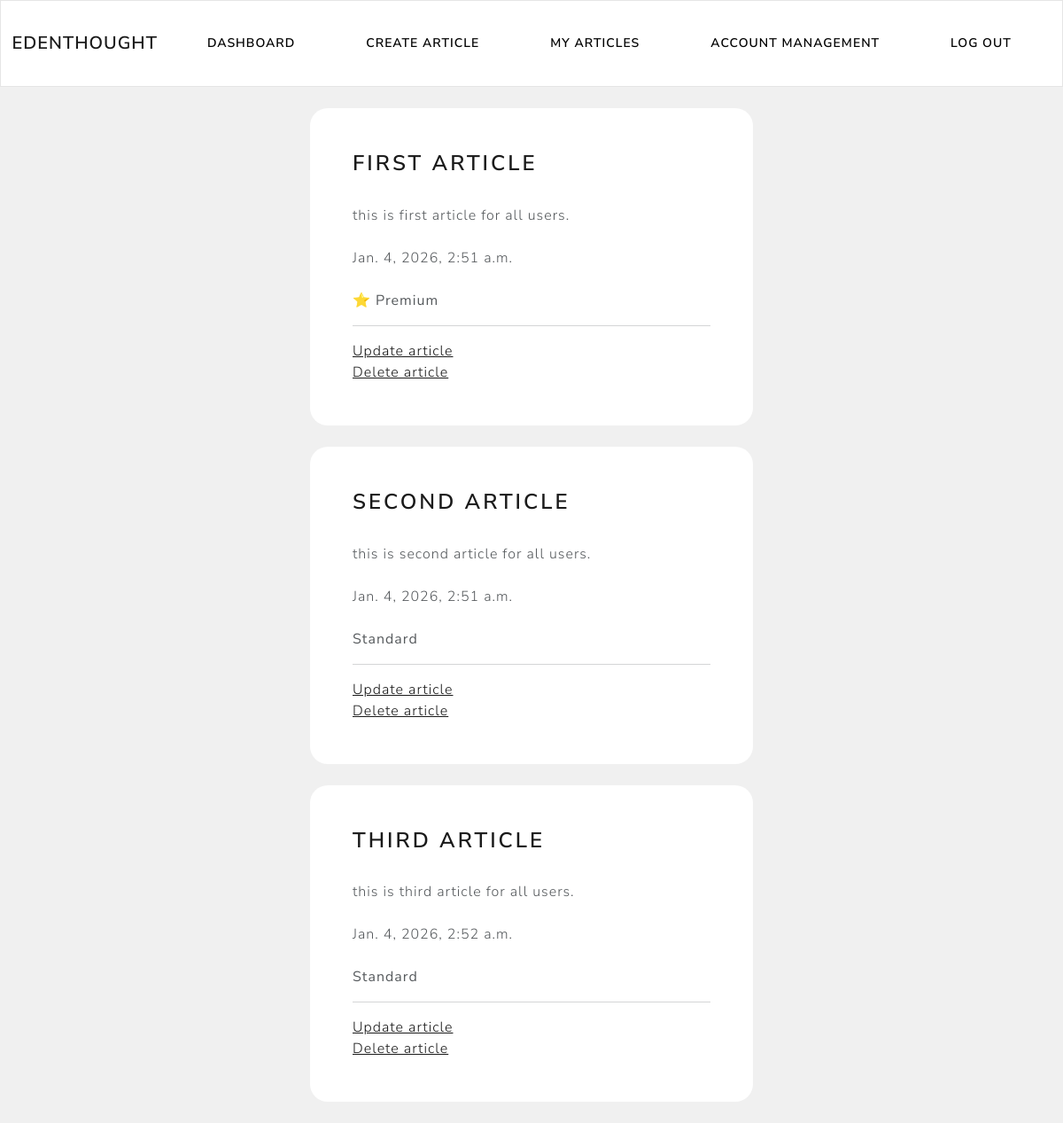
/writer/my-articles (signed in), run on the app's committed database.
### writer/models.py (models this page shows)
class Article(models.Model):
    title = models.CharField(max_length=150)
    content = models.TextField(max_length=1000)
    date_posted = models.DateTimeField(auto_now_add=True)
    is_premium = models.BooleanField(default=False, verbose_name="Is this a premium article?")
    user = models.ForeignKey(CustomUser, max_length=10, on_delete=models.CASCADE, null=True)

### writer/views.py (the view)
# urls.py: path('my-articles', views.my_articles, name="my-articles"),
@login_required(login_url="my-login")
def my_articles(request):
    current_user = request.user.id
    article = Article.objects.all().filter(user=current_user)
    context = {"AllArticles": article}
    return render(request, "writer/my-articles.html", context)

### writer/templates/writer/my-articles.html
{% extends "writer/navbar.html" %}
{% load crispy_forms_tags %}
{% block content %}
    <br>
    {% for article in AllArticles %}
        <div class="container bg-white shadow-md p-5 form-layout">
            <h3> {{article.title}} </h3>
            <br>
            {{article.content}}
            <br><br>
            {{article.date_posted}}
            <br><br>
            {% if article.is_premium == True %}
                ⭐️ <strong> Premium </strong>
            {% elif article.is_premium == False %}
                <strong> Standard </strong>
            {% endif %}
            <hr>
            <a href="{% url "update-article" article.id %}">Update article</a>
            <br>
            <a href="{% url "delete-article" article.id %}">Delete article</a>
        </div>
        <br>
    {% endfor %}
{% endblock content %}

### writer/templates/writer/navbar.html (shortened to what this page needs)
{% load static %}
<!DOCTYPE html>
<html lang="en">
    <head>
          <link rel="stylesheet" type="text/css" href="https://bootswatch.com/5/lux/bootstrap.min.css">
          <link rel="stylesheet" type="text/css" href="{% static 'css/styles.css' %}">
    </head>
    <nav class="navbar navbar-expand-lg navbar-light bg-light justify-content-center">
            <a class="navbar-brand main-heading">
              &nbsp; Edenthought
            </a>
              <div class="collapse navbar-collapse text-center" id="navbarNavDropdown">
                <ul class="navbar-nav ml-auto">
                  <li class="nav-item">
                    <a class="btn btn-secondary navbar-btn" type="button"  href="{% url 'writer-dashboard' %}"> Dashboard </a>
                  </li>
                  <li class="nav-item">
                    <a class="btn btn-secondary navbar-btn" type="button"  href="{% url 'create-article' %}"> Create Article </a>
                  </li>
                  <li class="nav-item">
                    <a class="btn btn-secondary navbar-btn" type="button"  href="{% url 'my-articles' %}"> My Articles </a>
                  </li>
                  <li class="nav-item">
                    <a class="btn btn-secondary navbar-btn" type="button"  href="{% url 'account-management' %}"> Account management </a>
                  </li>
                  <li class="nav-item">
                    <a class="btn btn-secondary navbar-btn" type="button"  href="{% url 'user-logout' %}"> Log out </a>
                  </li>
                </ul>
              </div>
        </nav>
        {% block content %}
        {% endblock content %}
</html>

### static/css/styles.css (style rules this page uses)
.form-layout { width: 500px; border-radius: 20px; }

### data on the page
Article: title "FIRST ARTICLE", content "this is first article for all users.", date_posted "Jan. 4, 2026, 2:51 a.m.", is_premium "Premium"
Article: title "SECOND ARTICLE", content "this is second article for all users.", date_posted "Jan. 4, 2026, 2:51 a.m.", is_premium "Standard"
Article: title "THIRD ARTICLE", content "this is third article for all users.", date_posted "Jan. 4, 2026, 2:52 a.m.", is_premium "Standard"
